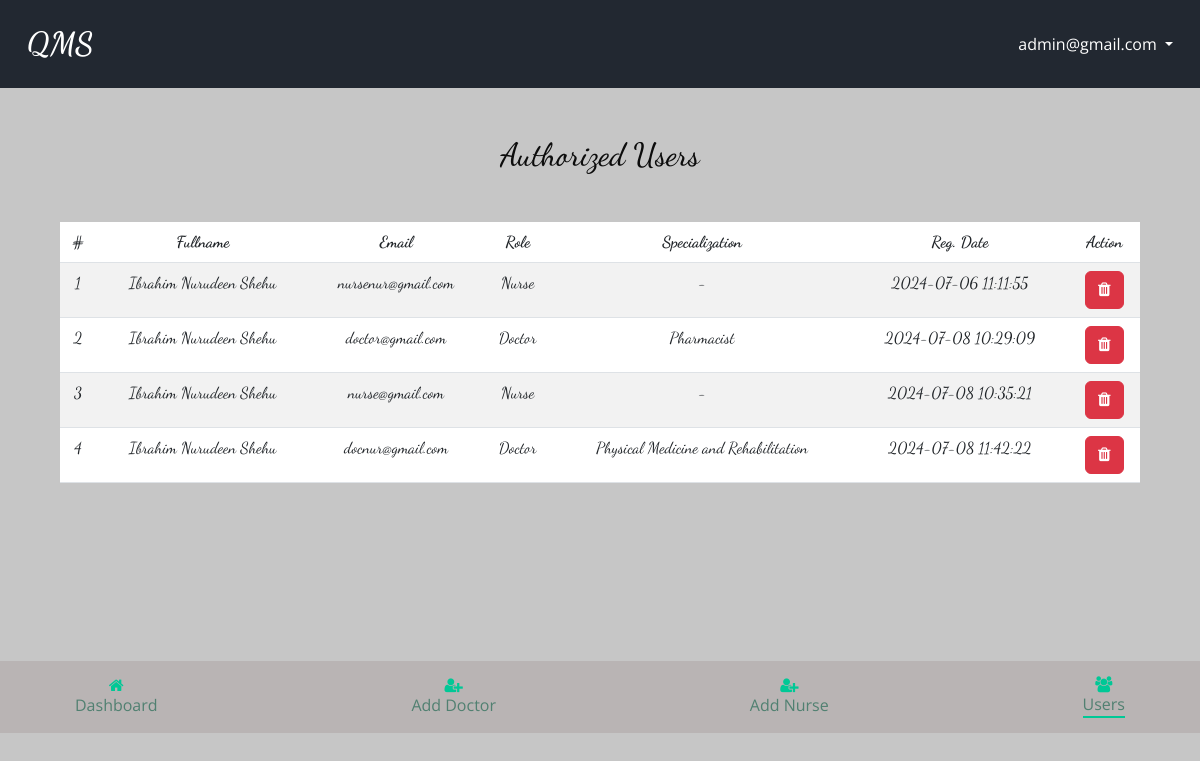
Page /admin/users.php (signed in) on the committed database.
### tables this page shows
CREATE TABLE `users` (
  `user_id` int(11) NOT NULL,
  `firstname` varchar(255) NOT NULL,
  `lastname` varchar(255) NOT NULL,
  `othername` varchar(255) NOT NULL,
  `email` varchar(255) NOT NULL,
  `password` varchar(255) NOT NULL,
  `specialization` varchar(255) DEFAULT NULL,
  `role` varchar(255) NOT NULL,
  `date_and_time` timestamp NOT NULL DEFAULT current_timestamp()
);

### includes/classes.php (called while the page is built, shortened)
<?php
class admin
{
    public $connect;
    public function __construct($connect)
    {
        $this->connect = $connect;
    }
    public function collectUserDetail($admin_id)
    {
        $this->admin_id = $admin_id;
        $sql = $this->connect->query("SELECT * FROM `admin` WHERE admin_id = $this->admin_id");
        $result = $sql->fetch_assoc();
        $this->admin_email = $result["admin_email"];
    }
}
class users extends admin
{
    public function selectUsers()
    {
        $sql = $this->connect->query("SELECT * FROM `users`");
        return $sql;
    }
}

### admin/users.php (the view, shortened to what this page needs)
<?php
include "../includes/connect.php";
include "../includes/classes.php";
$object = new users($connect);
if (isset($_SESSION["admin_id"])) {
    $admin_id = $_SESSION["admin_id"];
    $object->collectUserDetail($admin_id);
} else {
    $object->redirectToLogin();
}
?>
<!DOCTYPE html>
<html>
<head>
    <link rel="stylesheet" type="text/css" href="../Bootstrap/bootstrap.css" />
    <link href="../css/font-awesome.min.css" rel="stylesheet" />
    <link href="../css/style.css" rel="stylesheet" />
    <link href="../css/custom.css" rel="stylesheet" />
    <link href="../css/responsive.css" rel="stylesheet" />
</head>
<body>
    <div class="hero_area" style="background-color: #222831">
        <header class="header_section">
            <div class="container">
                <nav class="navbar navbar-expand justify-content-between text-white custom_nav-container">
                    <a class="navbar-brand" href="./dashboard.php">
                        <span> QMS </span>
                    </a>
                    <div class="nav-item dropdown">
                        <a href="#" class="nav-link dropdown-toggle" data-bs-toggle="dropdown">
                            <span class="d-none d-sm-inline-flex">
                                <?php echo $object->admin_email; ?>
                            </span>
                        </a>
                    </div>
                </nav>
            </div>
        </header>
    </div>
    <div class="container-fluid pt-4 px-4 mb-5" id="inner-section">
        <div class="text-center rounded p-4">
            <div class="container w-100 mb-5">
                <h2 class="text-center mb-5">Authorized Users</h2>
                <div class="table-responsive">
                    <table class="table table-striped table-hover">
                        <thead>
                            <tr>
                                <th>#</th>
                                <th>Fullname</th>
                                <th>Email</th>
                                <th>Role</th>
                                <th>Specialization</th>
                                <th>Reg. Date</th>
                                <th>Action</th>
                            </tr>
                        </thead>
                        <tbody>
                            <?php
                            $sql = $object->selectUsers();
                            $number = 1;
                            while ($result = $sql->fetch_assoc()) {
                                $user_id = $result["user_id"];
                                $firstname = $result["firstname"];
                                $lastname = $result["lastname"];
                                $othername = $result["othername"];
                                $fullname = "$firstname $lastname $othername";
                                $email = $result["email"];
                                $role = $result["role"];
                                $specialization = $result["specialization"] ?? "-";
                                $date_and_time = $result["date_and_time"];
                                echo '
                                    <tr>
                                        <td>' . $number . '</td>
                                        <td>' . $fullname . '</td>
                                        <td>' . $email . '</td>
                                        <td>' . $role . '</td>
                                        <td>' . $specialization . '</td>
                                        <td>' . $date_and_time . '</td>
                                        <td>
                                            <a href="delete-user.php?user_id=' . $user_id . '" class="btn btn-danger text-white js-delete-user" title="Delete User">
                                                <i class="fa fa-trash" aria-hidden="true"></i>
                                            </a>
                                        </td>
                                    </tr>
                                ';
                                $number++;
                            }
                            ?>
                        </tbody>
                    </table>
                </div>
            </div>
        </div>
    </div>
    <footer class="navigation_section">
        <div class="container">
            <div class="d-flex justify-content-between px-0 px-sm-5">
                <a href="./dashboard.php" class="d-flex flex-column justify-content-center align-items-center">
                    <i class="fa fa-home" aria-hidden="true"></i>
                    Dashboard
                </a>
                <a href="./add-doctor.php" class="d-flex flex-column justify-content-center align-items-center">
                    <i class="fa fa-user-plus" aria-hidden="true"></i>
                    Add Doctor
                </a>
                <a href="./add-nurse.php" class="d-flex flex-column justify-content-center align-items-center">
                    <i class="fa fa-user-plus" aria-hidden="true"></i>
                    Add Nurse
                </a>
                <a href="./users.php" class="d-flex flex-column justify-content-center align-items-center active">
                    <i class="fa fa-users" aria-hidden="true"></i>
                    Users
                </a>
            </div>
        </div>
    </footer>
</body>
</html>

### css/style.css (style rules this page uses)
body { font-family: "Open Sans", sans-serif; color: #0c0c0c; background-color: #ffffff; overflow-x: hidden; }
h1, h2 { font-family: "Dancing Script", cursive; }
a, a:hover, a:focus { text-decoration: none; }
.btn, .btn:focus { outline: none !important; -webkit-box-shadow: none; box-shadow: none; }
.hero_area { display: -webkit-box; display: -ms-flexbox; display: flex; -webkit-box-orient: vertical; -webkit-box-direction: normal; -ms-flex-direction: column; flex-direction: column; }
.header_section { padding: 15px 0; }
.navbar-brand { font-family: "Dancing Script", cursive; }
.navbar-brand span { font-weight: bold; font-size: 32px; color: #ffffff; }
.custom_nav-container { padding: 0; }

### css/custom.css (style rules this page uses)
body { background-color: rgba(128, 128, 128, 0.445); }
#inner-section { font-family: "Dancing Script", cursive; }
.navigation_section { background-color: #b4acacab; padding: 15px 0 15px 0; text-align: center; position: sticky; bottom: 0; left: 0; width: 100%; margin: 90px 0px 0px 0px; }
.navigation_section > .container > div > a { color: #518071; transition: all 0.2s; }
.navigation_section > .container > div > a > i { color: #00c896; }
.active { border-bottom: 2px solid #00c896; }

### css/responsive.css (style rules this page uses)
@media (min-width: 1200px) { .container { max-width: 1170px; } }

### rows in the picture
users: fullname "Ibrahim Nurudeen Shehu", email "nursenur@gmail.com", role "Nurse", specialization "-", date_and_time "2024-07-06 11:11:55"
users: fullname "Ibrahim Nurudeen Shehu", email "doctor@gmail.com", role "Doctor", specialization "Pharmacist", date_and_time "2024-07-08 10:29:09"
users: fullname "Ibrahim Nurudeen Shehu", email "nurse@gmail.com", role "Nurse", specialization "-", date_and_time "2024-07-08 10:35:21"
users: fullname "Ibrahim Nurudeen Shehu", email "docnur@gmail.com", role "Doctor", specialization "Physical Medicine and Rehabilitation", date_and_time "2024-07-08 11:42:22"

### other values in the picture
$object->admin_email "admin@gmail.com"
